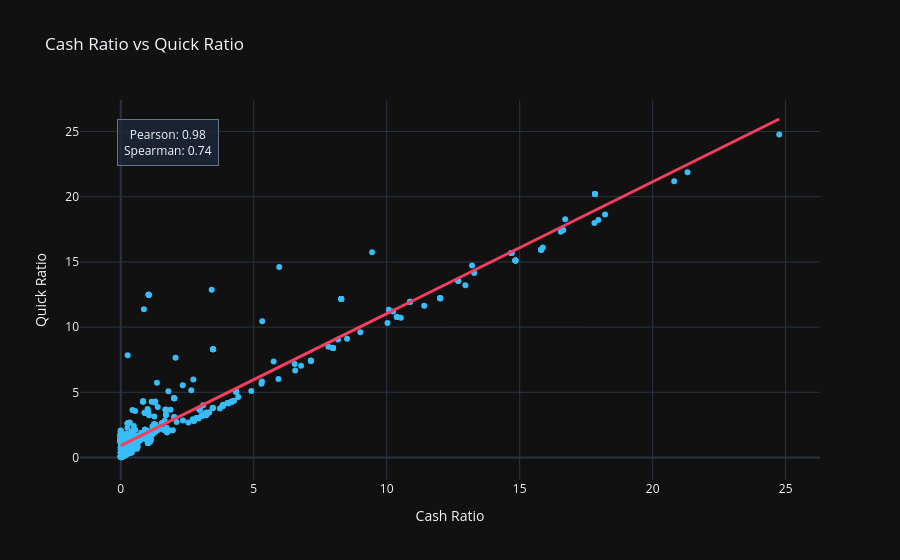

The cell this chart's notebook holds for it:
### Markdown cell above
b. QR-Cash Ratio

### Code cell
df = conn.sql("""
    SELECT
        accession_number,
        period_end,
        cash_ratio,
        quick_ratio
    FROM gold.fact_financial_metrics
    WHERE cash_ratio IS NOT NULL
      AND quick_ratio IS NOT NULL
""").df()

pearson_corr, pearson_p = pearsonr(df['cash_ratio'], df['quick_ratio'])
spearman_corr, spearman_p = spearmanr(df['cash_ratio'], df['quick_ratio'])

cr_low, cr_high = df["cash_ratio"].quantile([0.01, 0.99])
qr_low, qr_high = df["quick_ratio"].quantile([0.01, 0.99])

df_plot = df[
    df["cash_ratio"].between(cr_low, cr_high)
    & df["quick_ratio"].between(qr_low, qr_high)
]

fig = px.scatter(
    df_plot,
    x="cash_ratio",
    y="quick_ratio",
    title="Cash Ratio vs Quick Ratio",
    labels={"cash_ratio": "Cash Ratio", "quick_ratio": "Quick Ratio"},
    trendline="ols",
    template="plotly_dark",
    color_discrete_sequence=["#38BDF8"]  
)

fig.update_traces(line=dict(color="#F43F5E", width=3), selector=dict(mode="lines"))

fig.add_annotation(
    x=0.05,
    y=0.95,
    xref="paper",
    yref="paper",
    text=f'Pearson: {pearson_corr:.2f}<br>Spearman: {spearman_corr:.2f}',
    showarrow=False,
    bgcolor="rgba(30, 41, 59, 0.8)", 
    bordercolor="#64748B",            
    borderwidth=1,
    borderpad=6
)

fig.show()

### Figure 1 — Plotly figure (JSON) as saved in the notebook; plotly's stock layout.template omitted (floating-point values rounded to 4 significant figures; data arrays with more than 128 entries replaced by an {"elided": "..."} marker saying what was removed)
{"data": [{"hovertemplate": "Cash Ratio=%{x}<br>Quick Ratio=%{y}<extra></extra>", "legendgroup": "", "marker": {"color": "#38BDF8", "symbol": "circle"}, "mode": "markers", "name": "", "orientation": "v", "showlegend": false, "type": "scatter", "x": {"elided": "996 float values"}, "xaxis": "x", "y": {"elided": "996 float values"}, "yaxis": "y"}, {"hovertemplate": "<b>OLS trendline</b><br>quick_ratio = 1.01156 * cash_ratio + 0.915463<br>R<sup>2</sup>=0.896936<br><br>Cash Ratio=%{x}<br>Quick Ratio=%{y} <b>(trend)</b><extra></extra>", "legendgroup": "", "line": {"color": "#F43F5E", "width": 3}, "marker": {"color": "#38BDF8", "symbol": "circle"}, "mode": "lines", "name": "", "showlegend": false, "type": "scatter", "x": {"elided": "996 float values"}, "xaxis": "x", "y": {"elided": "996 float values"}, "yaxis": "y"}], "layout": {"annotations": [{"bgcolor": "rgba(30, 41, 59, 0.8)", "bordercolor": "#64748B", "borderpad": 6, "borderwidth": 1, "showarrow": false, "text": "Pearson: 0.98<br>Spearman: 0.74", "x": 0.05, "xref": "paper", "y": 0.95, "yref": "paper"}], "legend": {"tracegroupgap": 0}, "title": {"text": "Cash Ratio vs Quick Ratio"}, "xaxis": {"anchor": "y", "domain": [0, 1], "title": {"text": "Cash Ratio"}}, "yaxis": {"anchor": "x", "domain": [0, 1], "title": {"text": "Quick Ratio"}}}}
